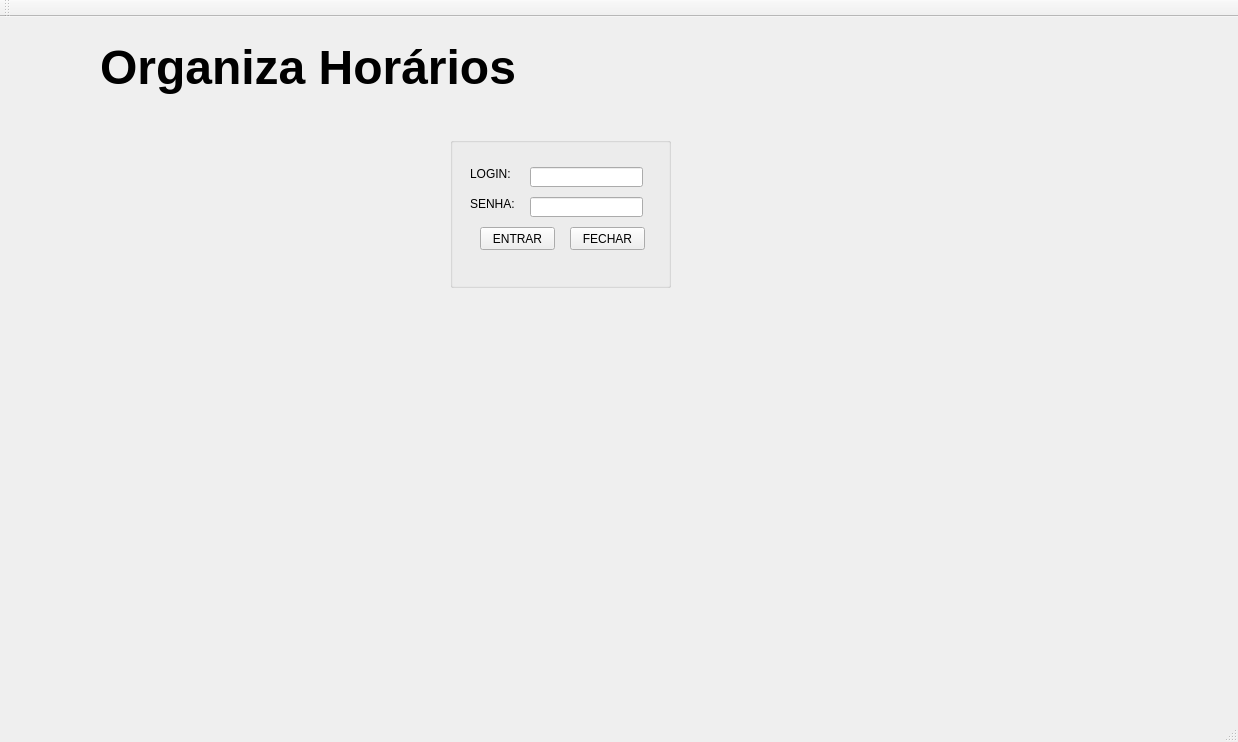
<?xml version="1.0" encoding="UTF-8"?>
<ui version="4.0">
 <class>telalogin</class>
 <widget class="QMainWindow" name="telalogin">
  <property name="geometry">
   <rect>
    <x>0</x>
    <y>0</y>
    <width>1238</width>
    <height>742</height>
   </rect>
  </property>
  <property name="windowTitle">
   <string>telalogin</string>
  </property>
  <property name="styleSheet">
   <string notr="true"/>
  </property>
  <widget class="QWidget" name="centralWidget">
   <widget class="QGroupBox" name="groupBox">
    <property name="geometry">
     <rect>
      <x>450</x>
      <y>120</y>
      <width>221</width>
      <height>151</height>
     </rect>
    </property>
    <property name="title">
     <string/>
    </property>
    <widget class="QLineEdit" name="lineEdit">
     <property name="geometry">
      <rect>
       <x>80</x>
       <y>30</y>
       <width>113</width>
       <height>20</height>
      </rect>
     </property>
    </widget>
    <widget class="QLabel" name="label">
     <property name="geometry">
      <rect>
       <x>20</x>
       <y>30</y>
       <width>46</width>
       <height>13</height>
      </rect>
     </property>
     <property name="text">
      <string>LOGIN:</string>
     </property>
    </widget>
    <widget class="QLabel" name="label_2">
     <property name="geometry">
      <rect>
       <x>20</x>
       <y>60</y>
       <width>46</width>
       <height>13</height>
      </rect>
     </property>
     <property name="text">
      <string>SENHA:</string>
     </property>
    </widget>
    <widget class="QLineEdit" name="lineEdit_2">
     <property name="geometry">
      <rect>
       <x>80</x>
       <y>60</y>
       <width>113</width>
       <height>20</height>
      </rect>
     </property>
    </widget>
    <widget class="QPushButton" name="pushButton">
     <property name="geometry">
      <rect>
       <x>30</x>
       <y>90</y>
       <width>75</width>
       <height>23</height>
      </rect>
     </property>
     <property name="text">
      <string>ENTRAR</string>
     </property>
    </widget>
    <widget class="QPushButton" name="pushButton_2">
     <property name="geometry">
      <rect>
       <x>120</x>
       <y>90</y>
       <width>75</width>
       <height>23</height>
      </rect>
     </property>
     <property name="text">
      <string>FECHAR</string>
     </property>
    </widget>
   </widget>
   <widget class="QLabel" name="label_3">
    <property name="geometry">
     <rect>
      <x>100</x>
      <y>10</y>
      <width>611</width>
      <height>81</height>
     </rect>
    </property>
    <property name="font">
     <font>
      <pointsize>36</pointsize>
      <weight>75</weight>
      <bold>true</bold>
     </font>
    </property>
    <property name="text">
     <string>Organiza Horários</string>
    </property>
   </widget>
  </widget>
  <widget class="QMenuBar" name="menuBar">
   <property name="geometry">
    <rect>
     <x>0</x>
     <y>0</y>
     <width>1238</width>
     <height>21</height>
    </rect>
   </property>
  </widget>
  <widget class="QToolBar" name="mainToolBar">
   <attribute name="toolBarArea">
    <enum>TopToolBarArea</enum>
   </attribute>
   <attribute name="toolBarBreak">
    <bool>false</bool>
   </attribute>
  </widget>
  <widget class="QStatusBar" name="statusBar"/>
 </widget>
 <layoutdefault spacing="6" margin="11"/>
 <resources/>
 <connections/>
</ui>
